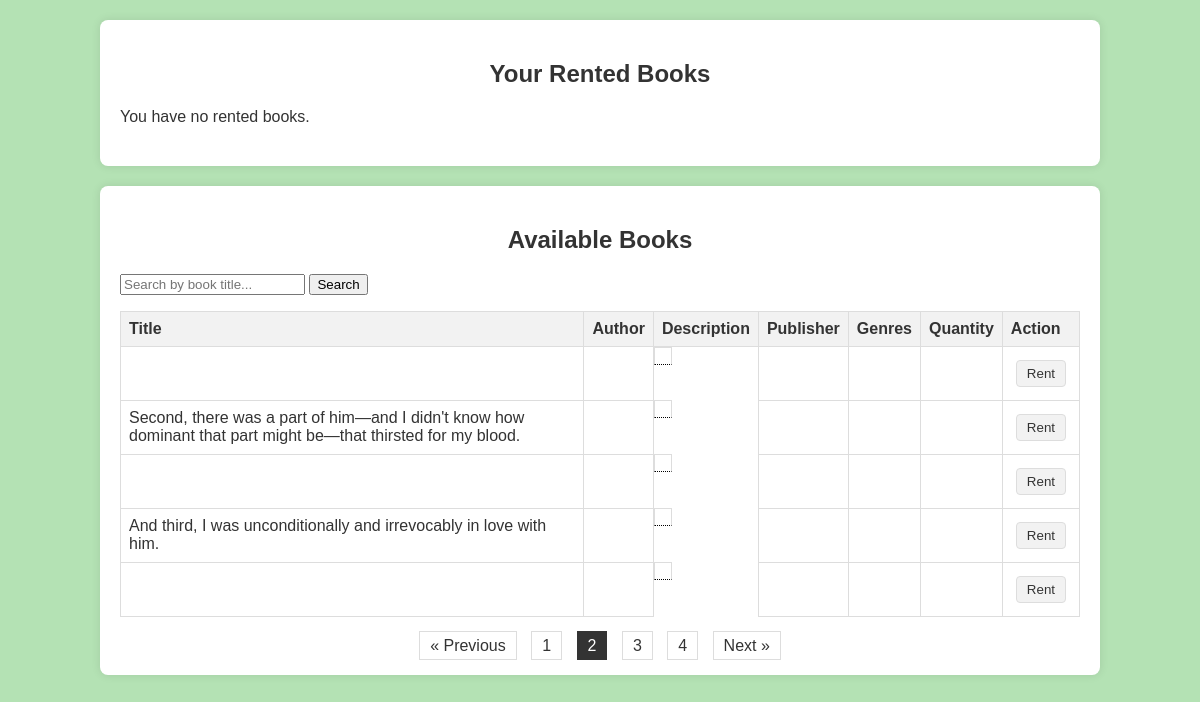
Page /user/books.php?page_available=2 (signed in) on the earlier database version.
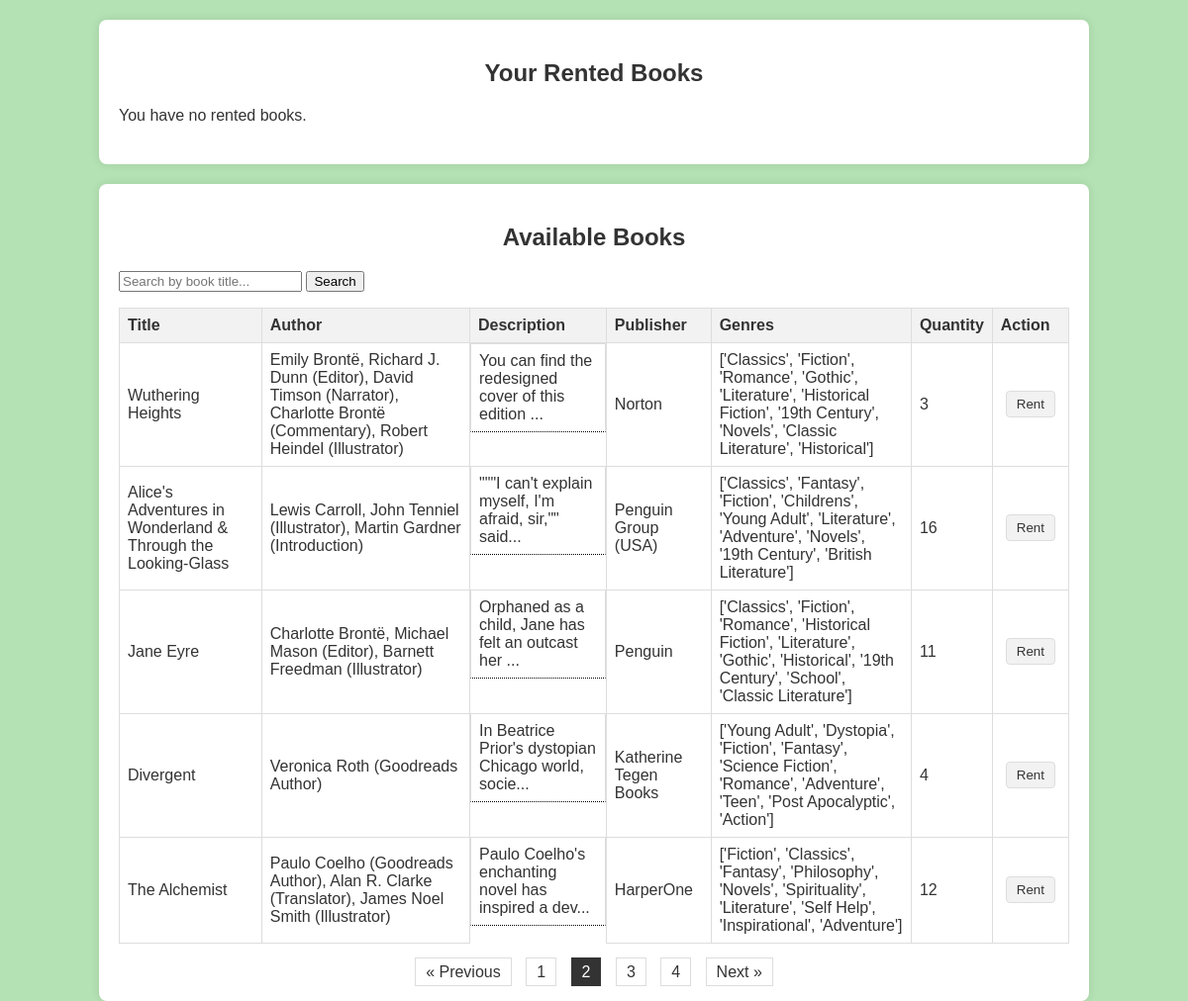
Same page on the later database version.
### tables this page shows
CREATE TABLE `Book` (
  `id` int NOT NULL AUTO_INCREMENT,
  `title` varchar(255) DEFAULT NULL,
  `author` varchar(255) DEFAULT NULL,
  `description` text,
  `isbn` varchar(13) NOT NULL,
  `genres` varchar(255) DEFAULT NULL,
  `publisher` varchar(255) DEFAULT NULL,
  `quantity` int DEFAULT NULL,
  PRIMARY KEY (`id`,`isbn`)
);

### www/user/books.php (the view, shortened to what this page needs)
<?php
require_once '../db.php';
$userId = $_SESSION['user_id'];
$rentedBooksPerPage = 5;
$currentPageRented = isset($_GET['page_rented']) ? $_GET['page_rented'] : 1;
$startFromRented = ($currentPageRented - 1) * $rentedBooksPerPage;
$sqlRented = "SELECT Book.title, Book.author, Booking.booked_date, Booking.expiration_date FROM Booking INNER JOIN Book ON Booking.book_id = Book.id WHERE Booking.user_id = $userId LIMIT $startFromRented, $rentedBooksPerPage";
$resultRented = $conn->query($sqlRented);
$sqlCountRented = "SELECT COUNT(*) AS total FROM Booking WHERE user_id = $userId";
$resultCountRented = $conn->query($sqlCountRented);
$availableBooksPerPage = 5;
$currentPageAvailable = isset($_GET['page_available']) ? $_GET['page_available'] : 1;
$startFromAvailable = ($currentPageAvailable - 1) * $availableBooksPerPage;
$search = isset($_GET['search']) ? $conn->real_escape_string($_GET['search']) : '';
$sqlAvailable = "SELECT * FROM Book WHERE title LIKE '%$search%' LIMIT $startFromAvailable, $availableBooksPerPage";
$resultAvailable = $conn->query($sqlAvailable);
$sqlCountAvailable = "SELECT COUNT(id) AS total FROM Book WHERE title LIKE '%$search%'";
$resultCountAvailable = $conn->query($sqlCountAvailable);
$rowAvailable = $resultCountAvailable->fetch_assoc();
$totalAvailableBooks = $rowAvailable['total'];
$totalPagesAvailable = ceil($totalAvailableBooks / $availableBooksPerPage);
echo '<link rel="stylesheet" type="text/css" href="../style.css">';
function generatePagination($currentPage, $totalPages, $pageType) {
    $maxPagesToShow = 5;
    $pagesOffset = floor($maxPagesToShow / 2);
    $startPage = max(1, $currentPage - $pagesOffset);
    $endPage = min($totalPages, $currentPage + $pagesOffset);
    if ($currentPage > 1) {
        echo '<a href="books.php?page_' . $pageType . '=' . ($currentPage - 1) . '">&laquo; Previous</a> ';
    }
    for ($page = $startPage; $page <= $endPage; $page++) {
        echo '<a href="books.php?page_' . $pageType . '=' . $page . '" ' . ($page == $currentPage ? 'class="active"' : '') . '>' . $page . '</a> ';
    }
    if ($currentPage < $totalPages) {
        echo '<a href="books.php?page_' . $pageType . '=' . ($currentPage + 1) . '">Next &raquo;</a> ';
    }
}
echo "<div class='container'>";
echo "<h2>Your Rented Books</h2>";
if ($resultRented->num_rows > 0) {
    echo "<table><tr><th>Title</th><th>Author</th><th>Rented On</th><th>Due By</th></tr>";
    while($row = $resultRented->fetch_assoc()) {
        echo "<tr><td>".$row["title"]."</td><td>".$row["author"]."</td><td>".$row["booked_date"]."</td><td>".$row["expiration_date"]."</td></tr>";
    }
    echo "</table>";
} else {
    echo "You have no rented books.<br>";
}
echo "</div>";
echo "<div class='container'>";
echo "<h2>Available Books</h2>";
echo "<form method='get' action=''>
        <input type='text' name='search' placeholder='Search by book title...'>
        <input type='submit' value='Search'>
      </form>";
if ($resultAvailable->num_rows > 0) {
    echo "<table><tr><th>Title</th><th>Author</th><th>Description</th><th>Publisher</th><th>Genres</th><th>Quantity</th><th>Action</th></tr>";
    while($row = $resultAvailable->fetch_assoc()) {
        $shortDescription = strlen($row["description"]) > 50 ? substr($row["description"], 0, 50) . "..." : $row["description"];
        echo "<tr>
                <td>".$row["title"]."</td>
                <td>".$row["author"]."</td>
                <td class='tooltip'>".$shortDescription."
                    <span class='tooltiptext'>".$row["description"]."</span>
                </td>
                <td>".$row["publisher"]."</td>
                <td>".$row["genres"]."</td>
                <td id='quantity_" . $row["id"] . "'>" . $row["quantity"] . "</td>
                <td><button onclick='rentBook(" . $row["id"] . ")' class='rent-button'>Rent</button></td>
              </tr>";
    }
    echo "</table>";
} else {
    echo "No books available at the moment.<br>";
}
echo "<div class='pagination'>";
generatePagination($currentPageAvailable, $totalPagesAvailable, 'available');
echo "</div>";
echo "</div>";
?>

Differences in the rows shown:
removed book: id 6 (drawn)
removed book: title "Second, there was a part of him—and I didn't know how dominant that part might be—that thirsted for my blood.", id 7 (drawn)
removed book: id 8 (drawn)
removed book: title "And third, I was unconditionally and irrevocably in love with him.", id 9 (drawn)
removed book: id 10 (drawn)
now on this page (row unchanged): book: title "Wuthering Heights", author "Emily Brontë, Richard J. Dunn (Editor), David Timson (Narrator), Charlotte Brontë (Commentary), Robert Heindel (Illustrator)", description "You can find the redesigned cover of this edition ...", publisher "Norton", genres "['Classics', 'Fiction', 'Romance', 'Gothic', 'Literature', 'Historical Fiction', '19th Century', 'Novels', 'Classic Literature', 'Historical']", quantity "3"
now on this page (row unchanged): book: title "Alice's Adventures in Wonderland & Through the Looking-Glass", author "Lewis Carroll, John Tenniel (Illustrator), Martin Gardner (Introduction)", description "\"\"\"I can't explain myself, I'm afraid, sir,\"\" said...", publisher "Penguin Group (USA)", genres "['Classics', 'Fantasy', 'Fiction', 'Childrens', 'Young Adult', 'Literature', 'Adventure', 'Novels', '19th Century', 'British Literature']", quantity "16"
now on this page (row unchanged): book: title "Jane Eyre", author "Charlotte Brontë, Michael Mason (Editor), Barnett Freedman (Illustrator)", description "Orphaned as a child, Jane has felt an outcast her ...", publisher "Penguin", genres "['Classics', 'Fiction', 'Romance', 'Historical Fiction', 'Literature', 'Gothic', 'Historical', '19th Century', 'School', 'Classic Literature']", quantity "11"
now on this page (row unchanged): book: title "Divergent", author "Veronica Roth (Goodreads Author)", description "In Beatrice Prior's dystopian Chicago world, socie...", publisher "Katherine Tegen Books", genres "['Young Adult', 'Dystopia', 'Fiction', 'Fantasy', 'Science Fiction', 'Romance', 'Adventure', 'Teen', 'Post Apocalyptic', 'Action']", quantity "4"
now on this page (row unchanged): book: title "The Alchemist", author "Paulo Coelho (Goodreads Author), Alan R. Clarke (Translator), James Noel Smith (Illustrator)", description "Paulo Coelho's enchanting novel has inspired a dev...", publisher "HarperOne", genres "['Fiction', 'Classics', 'Fantasy', 'Philosophy', 'Novels', 'Spirituality', 'Literature', 'Self Help', 'Inspirational', 'Adventure']", quantity "12"
